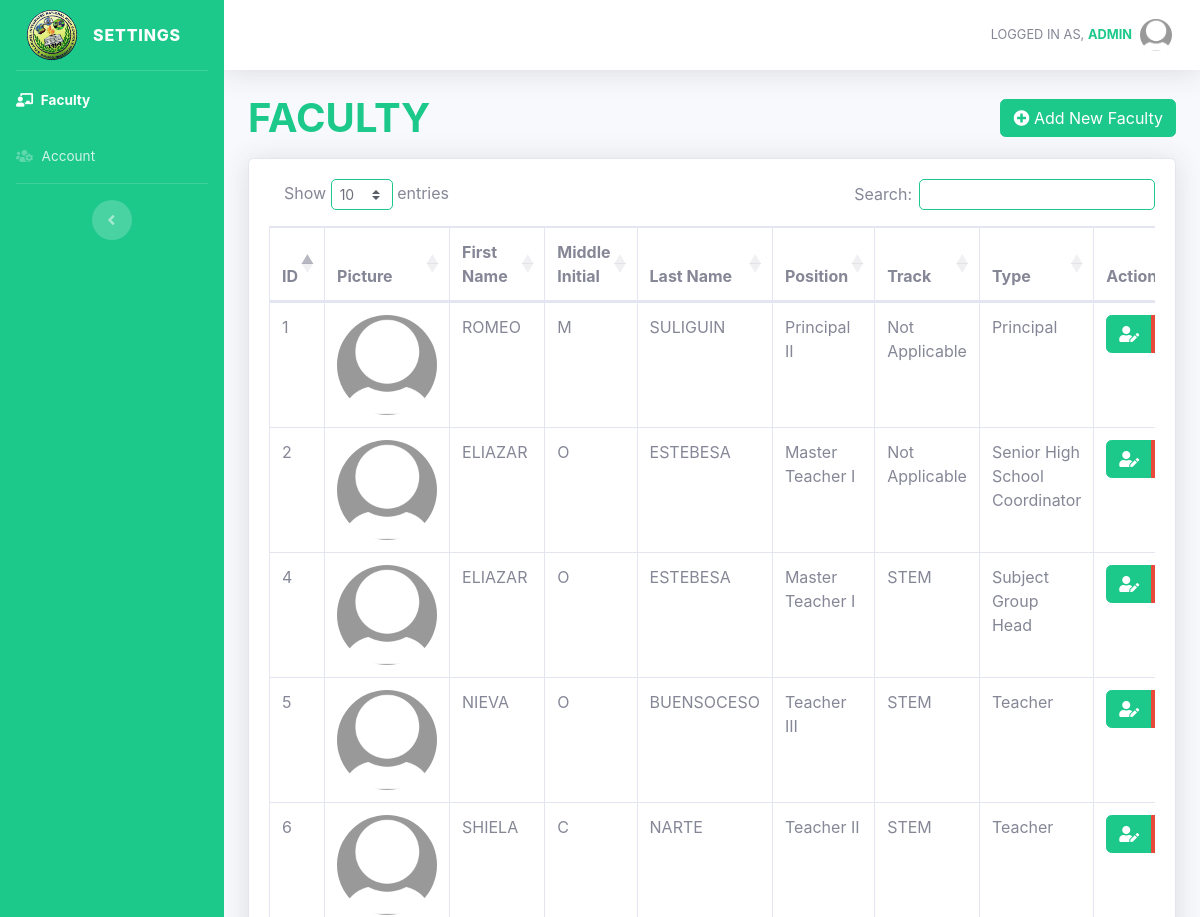
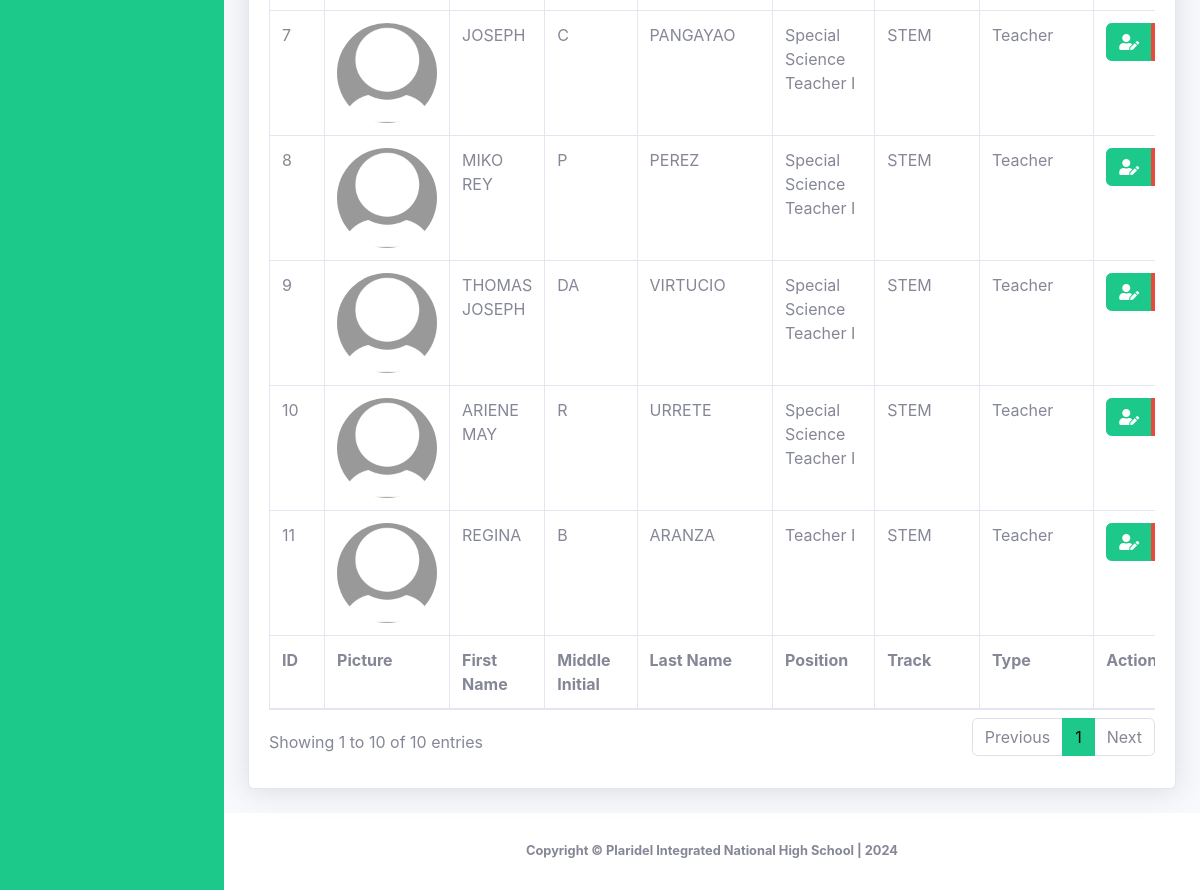
/settings.php (signed in), run on the app's committed database (2 pictures, top to bottom).
### tables this page shows
CREATE TABLE `faculty` (
  `id` int(11) NOT NULL,
  `firstName` varchar(255) NOT NULL,
  `middleName` varchar(255) DEFAULT NULL,
  `lastName` varchar(255) NOT NULL,
  `position` varchar(255) NOT NULL,
  `rank` varchar(100) NOT NULL,
  `track` varchar(100) NOT NULL,
  `type` enum('Principal','Teacher','Subject Group Head','Senior High School Coordinator') NOT NULL,
  `picture` varchar(255) NOT NULL
);

### settings.php (the view, shortened to what this page needs)
<!DOCTYPE html>
<html lang="en">
<head>
    <link href="vendor/fontawesome-free/css/all.min.css" rel="stylesheet" type="text/css">
    <link href="css/sb-admin-2.min.css" rel="stylesheet">
    <link href="vendor/datatables/dataTables.bootstrap4.min.css" rel="stylesheet">
    <link rel="stylesheet" type="text/css" href="https://cdn.datatables.net/1.10.25/css/dataTables.bootstrap4.min.css">
    <link rel="stylesheet" type="text/css" href="https://cdn.datatables.net/buttons/1.7.1/css/buttons.bootstrap4.min.css">
</head>
<body id="page-top">
    <div id="wrapper">
        <ul class="navbar-nav bg-success sidebar sidebar-dark accordion" id="accordionSidebar">
            <a class="sidebar-brand d-flex align-items-center justify-content-center" href="superadminhome">
                <div class="sidebar-brand-icon rotate-n-15">
                    <img width="50" src="assets/favicon.png" alt="">
                </div>
                <div class="sidebar-brand-text mx-3">SETTINGS</div>
            </a>
            <hr class="sidebar-divider my-0">
            <li class="nav-item active">
                <a class="nav-link" href="">
                    <i class="fas fa-chalkboard-teacher"></i>
                    <span>Faculty</span></a>
            </li>
            <li class="nav-item">
                <a class="nav-link" href="">
                    <i class="fas fa-users-cog"></i>
                    <span>Account</span>
                </a>
            </li>
            <hr class="sidebar-divider d-none d-md-block">
            <div class="text-center d-none d-md-inline">
                <button class="rounded-circle border-0" id="sidebarToggle"></button>
            </div>
        </ul>
        <div id="content-wrapper" class="d-flex flex-column">
            <div id="content">
                <nav class="navbar navbar-expand navbar-light bg-white topbar mb-4 static-top shadow">
                    <ul class="navbar-nav ml-auto">
                        <li class="nav-item dropdown no-arrow">
                            <a class="nav-link dropdown-toggle" href="#" id="userDropdown" role="button" data-toggle="dropdown" aria-haspopup="true" aria-expanded="false">
                                <span class="mr-2 d-none d-lg-inline text-gray-600 small" style="text-transform:uppercase;">Logged in as, <span class="text-success"><strong><?php echo $_SESSION['user']; ?></strong></span></span>
                                <img class="img-profile rounded-circle" src="default-profile-pic.jpg">
                            </a>
                        </li>
                    </ul>
                </nav>
                <div class="container-fluid">
                    <div class="d-flex justify-content-between flex-wrap flex-md-nowrap align-items-center mb-3">
                        <h1 class="h1 mb-0 text-success" style="text-transform:uppercase;"><b>Faculty</b></h1>
                        <div class="btn-toolbar mb-2 mb-md-0">
                            <div class="btn-group me-1">
                                <a type="button" href="addfaculty" class="btn btn-md btn-success">
                                    <i class="fa fa-plus-circle"></i> Add New Faculty
                                </a>
                            </div>
                        </div>
                    </div>
                    <div class="card shadow mb-4">
                        <div class="card-body">
                            <div class="table-responsive">
                                <table class="table table-bordered" id="dataTable" width="100%" cellspacing="0">
                                    <thead>
                                        <tr>
                                            <th>ID</th>
                                            <th>Picture</th>
                                            <th>First Name</th>
                                            <th>Middle Initial</th>
                                            <th>Last Name</th>
                                            <th>Position</th>
                                            <th>Track</th>
                                            <th>Type</th>
                                            <th>Action</th>
                                        </tr>
                                    </thead>
                                    <tfoot>
                                        <tr>
                                            <th>ID</th>
                                            <th>Picture</th>
                                            <th>First Name</th>
                                            <th>Middle Initial</th>
                                            <th>Last Name</th>
                                            <th>Position</th>
                                            <th>Track</th>
                                            <th>Type</th>
                                            <th>Action</th>
                                        </tr>
                                    </tfoot>
                                    <tbody>
                                        <?php
                                        include 'conn.php';
                                        $query = "SELECT * FROM faculty";
                                        $query_run = mysqli_query($conn, $query);
                                        if (mysqli_num_rows($query_run) > 0) {
                                            foreach ($query_run as $items) {
                                        ?>
                                                <tr>
                                                    <td>
                                                        <?= $items['id']; ?>
                                                    </td>
                                                    <td>
                                                        <img class="img-profile rounded-circle" src="default-profile-pic.jpg" width="100" height="100" alt="">
                                                    </td>
                                                    <td>
                                                        <?= $items['firstName']; ?>
                                                    </td>
                                                    <td>
                                                        <?= $items['middleName']; ?>
                                                    </td>
                                                    <td>
                                                        <?= $items['lastName']; ?>
                                                    </td>
                                                    <td>
                                                        <?= $items['position']; ?>
                                                    </td>
                                                    <td>
                                                        <?= $items['track']; ?>
                                                    </td>
                                                    <td>
                                                        <?= $items['type']; ?>
                                                    </td>
                                                    <td class="text-center">
                                                        <div class="btn-group" role="group">
                                                            <a href="editfaculty.php?id=<?= $items['id']; ?>" class="btn btn-md btn-success"><i class="fas fa-user-edit"></i></a>
                                                            <button type="button" class="btn btn-md btn-danger deletebtn"><i class="fas fa-user-times"></i></a>
                                                        </div>
                                                    </td>
                                                </tr>
                                        <?php
                                            }
                                        }
                                        ?>
                                    </tbody>
                                </table>
                            </div>
                        </div>
                    </div>
                </div>
            </div>
            <footer class="sticky-footer bg-white">
                <div class="container my-auto">
                    <div class="copyright text-center my-auto">
                        <span><b>Copyright &copy; Plaridel Integrated National High School | 2024</b></span>
                    </div>
                </div>
            </footer>
        </div>
    </div>
</body>
</html>

### data on the page
faculty: id "1", firstName "ROMEO", middleName "M", lastName "SULIGUIN", position "Principal II", track "Not Applicable", type "Principal"
faculty: id "2", firstName "ELIAZAR", middleName "O", lastName "ESTEBESA", position "Master Teacher I", track "Not Applicable", type "Senior High School Coordinator"
faculty: id "4", firstName "ELIAZAR", middleName "O", lastName "ESTEBESA", position "Master Teacher I", track "STEM", type "Subject Group Head"
faculty: id "5", firstName "NIEVA", middleName "O", lastName "BUENSOCESO", position "Teacher III", track "STEM", type "Teacher"
faculty: id "6", firstName "SHIELA", middleName "C", lastName "NARTE", position "Teacher II", track "STEM", type "Teacher"
faculty: id "7", firstName "JOSEPH", middleName "C", lastName "PANGAYAO", position "Special Science Teacher I", track "STEM", type "Teacher"
faculty: id "8", firstName "MIKO REY", middleName "P", lastName "PEREZ", position "Special Science Teacher I", track "STEM", type "Teacher"
faculty: id "9", firstName "THOMAS JOSEPH", middleName "DA", lastName "VIRTUCIO", position "Special Science Teacher I", track "STEM", type "Teacher"
faculty: id "10", firstName "ARIENE MAY", middleName "R", lastName "URRETE", position "Special Science Teacher I", track "STEM", type "Teacher"
faculty: id "11", firstName "REGINA", middleName "B", lastName "ARANZA", position "Teacher I", track "STEM", type "Teacher"

### other printed values
$_SESSION['user'] "ADMIN"
